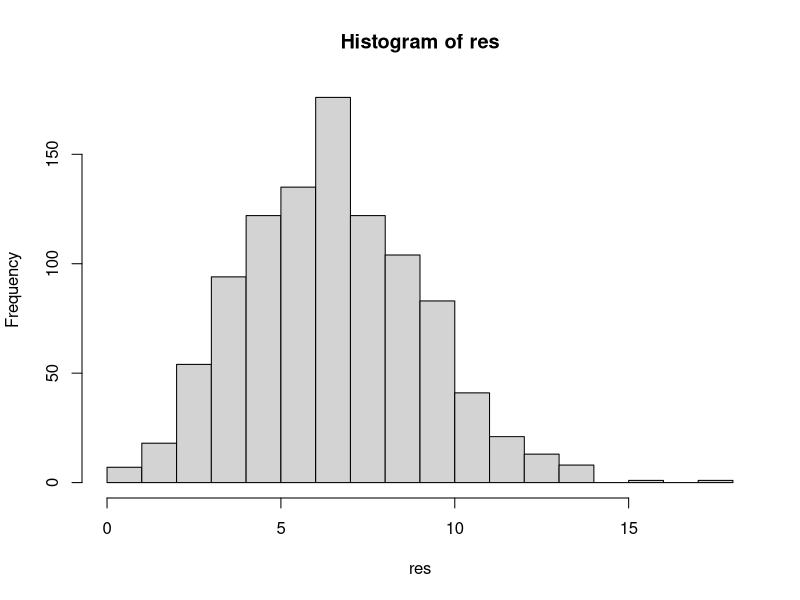
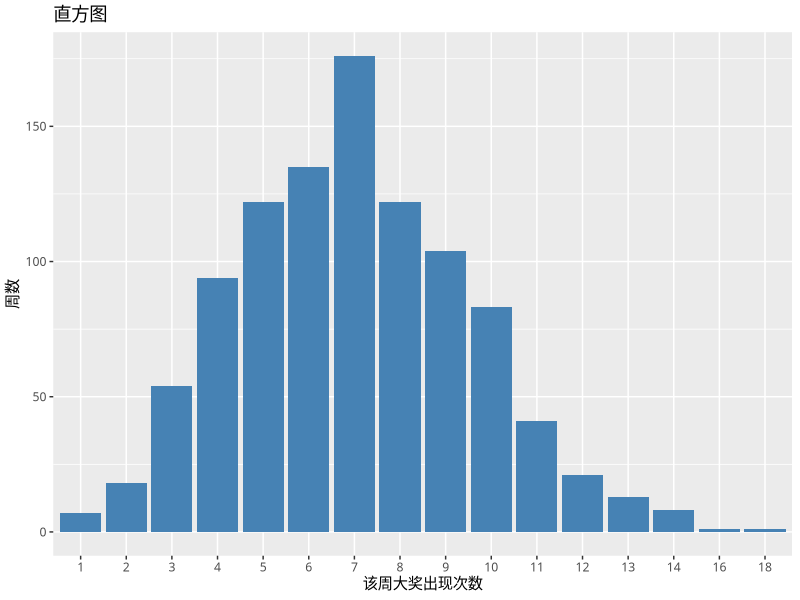
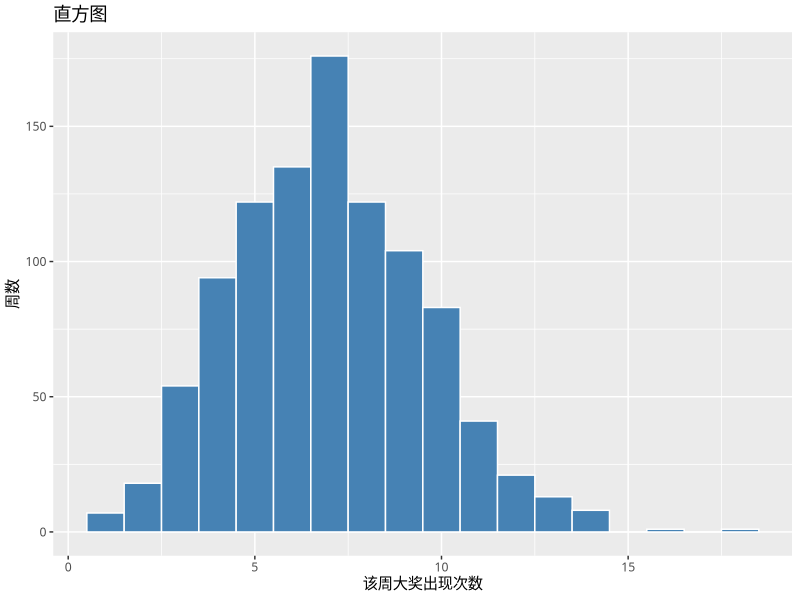
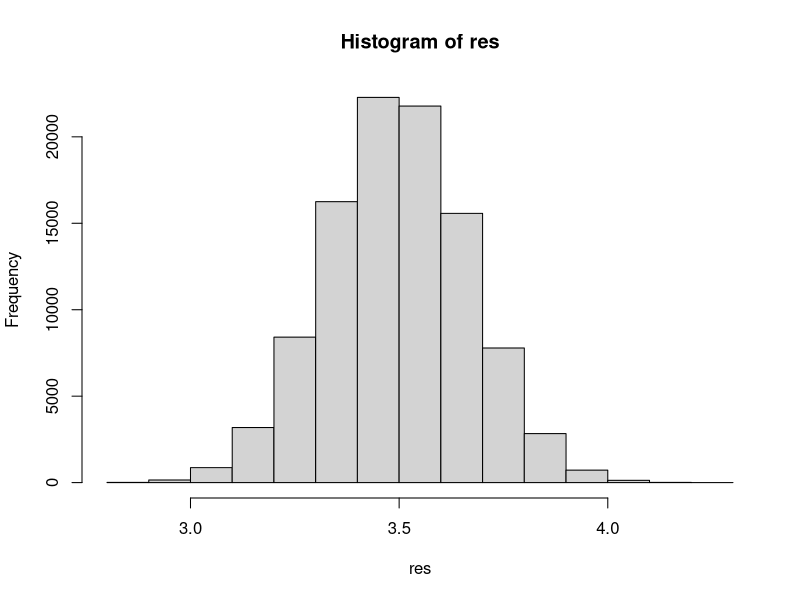
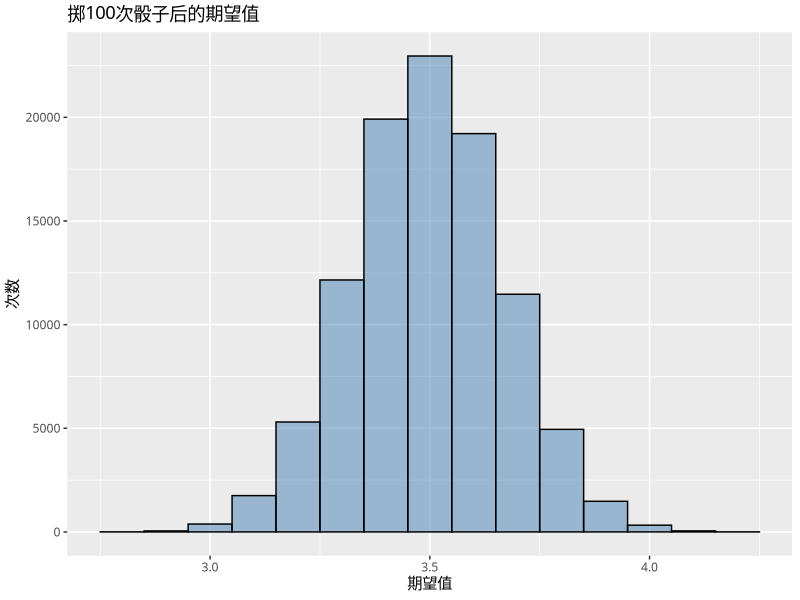
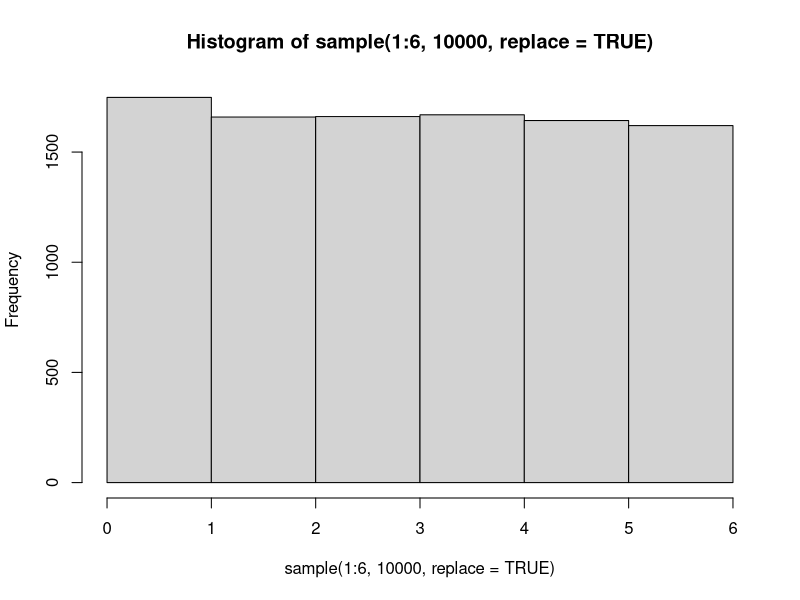
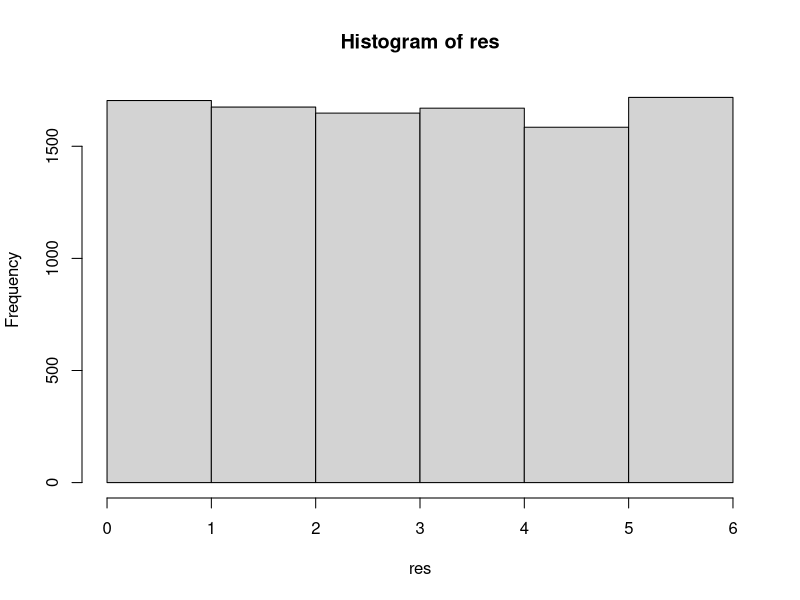
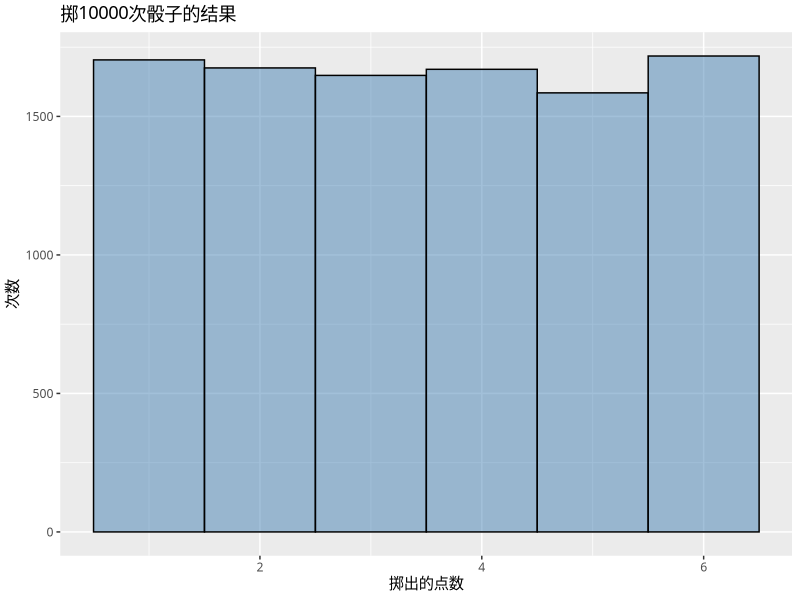

Here is the R script that generated these plots, in order:
# vers. 1.1 # 2016 09 23
### ----- 第1章 ----- ###

# Code01-01（P.25 01-06）
# ======================

# R语言会忽略井号（#）右侧的命令。我们可以利用这一性质，将笔记或注释写在#右侧
choujiang <- c("未中奖","一等奖")

# 现在是要每天抽100次奖，重复7天，然后统计一等奖出现的次数
# 我们写一条命令让上述过程重复执行1000次，并将结果以res为名称保存
# 格式：replicate(1000, sum(replicate(7, 抽100次奖时出现一等奖的次数)))
res <- replicate(1000, sum(replicate (7, sample (choujiang, 100, prob = c(99,1), replace = TRUE) ) == "一等奖"))

# 简单的直方图
hist(res, breaks = 0:18)

# 如果想生成更精致的图，需要安装制图软件包ggplot2（需要网络）
install.packages("ggplot2")
library(ggplot2) # 使用前需要先加载

# 对抽奖数据稍作加工，以便用ggplot2程序包绘图
resD <- as.data.frame(table(res))

# 只显示头10行数据
head(resD, n = 10)

# 实际绘图
ggplot(resD, aes(y = Freq, x = res)) +  geom_histogram(binwidth = 1, stat="identity", fill = "steelblue") + xlab("该周大奖出现次数") + ylab ("周数") + ggtitle("直方图") + theme(text = element_text(family = "Heiti SC Light"))
# 若图中的汉字无法正常显示，可通过“ + theme(text = element_text(family = "Heiti SC Light"))”指定汉字的字体

# 在最新版本的ggplot2程序包中，由于geom_histogram函数的格式发生了变化，
# 所以若上面的最后1行代码执行后报错（Error: Unknown parameters: binwidth, bins, pad），请改用下面这2行代码生成直方图

resD <- as.data.frame(res)
ggplot(resD, aes(x = res)) + geom_histogram(binwidth = 1, color = "white", fill = "steelblue") + xlab("该周大奖出现次数") + ylab ("周数") + ggtitle("直方图") + theme(text = element_text(family = "Heiti SC Light"))


# Code01-02（P.47 01-12）
# ======================

# 骰子的平均值和期望值
# 这里也要用到循环执行命令的replicate函数
res <- replicate(100000,  mean (sample(1:6, 100,replace = TRUE)))

# 简单的直方图
hist(res)

# 生成更精致的图
library(ggplot2)

# 略微修改掷骰子的结果数据，便于绘图
dice <- data.frame(骰子 = res)

# 实际绘图
ggplot(dice, aes (x = 骰子)) + geom_histogram(binwidth = .1, fill = "steelblue", colour = "black", alpha = 0.5) + xlab("期望值") + ylab ("次数") + ggtitle("掷100次骰子后的期望值") + theme(text = element_text(family = "Heiti SC Light"))


# 01-06（P.23）
# ============

# 用R语言模拟抽奖
# 将“抽奖箱”（数据）命名为choujiang，里面装入“未中奖”和“一等奖”
choujiang <- c("未中奖","一等奖")

# 查看choujiang的内容
choujiang

# 虽然“抽奖箱”choujiang中只有2个元素，但在R语言中通过sample函数，即可使“未中奖”和“一等奖”以99比1的比例出现
# 该函数会随机取出数据，所以每次执行结果都不一定相同
# 下面的写法表示只抽1次奖
sample(choujiang, 1, prob = c(99, 1))

# 在模拟抽100次奖的命令中，通过添加replace = TRUE，即可使每次抽奖时“未中奖”和“一等奖”的比例都是99比1
sample(choujiang, 100, prob = c(99, 1), replace = TRUE)

# 模拟每天抽100次奖，连续抽1周
# 输出的是一个100行7列的数据
# replicate函数的作用是将命令执行指定次数
# 格式：replicate(次数, 命令)
replicate(7, sample(choujiang, 100, prob = c(99, 1), replace = TRUE))

# 统计出“一等奖”出现的次数
# 通过“sum(A == "一等奖")”，即可统计出A里面出现了多少次“一等奖”
sum(replicate(7, sample(choujiang, 100, prob = c(99, 1), replace = TRUE) ) == "一等奖")


# 01-08（P.35）
# ============

# 用RStudio进行加法运算
1 + 2 + 3 + 4 + 5


# 01-09（P.36）
# ============

# 用RStudio计算1～1000的整数之和
sum(1:1000)


# 01-10（P.39）
# ============

# 1～6的整数
1:6

# 用sample函数实现从1到6的整数中随机取出1个
sample(1:6, 1)
sample(1:6, 1)

# 掷100次骰子，或者可以看作同时掷出100个骰子
sample(1:6, 100, replace = TRUE)

# 再次回到模拟抽奖的例子
choujiang <- c("未中奖","一等奖")

# 模拟100次“未中奖”和“一等奖”的放回抽样
sample(choujiang, 100, prob = c(99, 1), replace = TRUE)


# 01-11（P.43）
# ============

# 生成频率分布表
table(sample(1:6, 100, replace = TRUE))

# 生成直方图
hist(sample (1:6, 10000, replace = TRUE), breaks = 0:6)


# 01-12（P.46）
# ============

# 掷100次骰子时出现的点数的平均值
# 由于掷出的点数是随机的，所以每次执行结果会稍有不同
mean(sample (1:6, 100, replace = TRUE))


# hist和geom_histogram函数（P.53）
# ===============================

# 模拟掷10000次骰子，绘制出直方图
res <- sample(1:6, 10000, replace = TRUE)

# 简单的直方图
# breaks=0:6用于设置横轴跨度
hist(res, breaks = 0:6)

# 对数据稍作加工，以便生成更精致的图
dice <- data.frame(骰子 = res)

# 查看开头部分
head(dice)

# 生成更精致的直方图
ggplot(dice, aes (x = 骰子)) + geom_histogram(binwidth = 1, fill = "steelblue", colour = "black", alpha = 0.5) + xlab("掷出的点数") + ylab ("次数") + ggtitle("掷10000次骰子的结果") + theme(text = element_text(family = "Heiti SC Light"))

